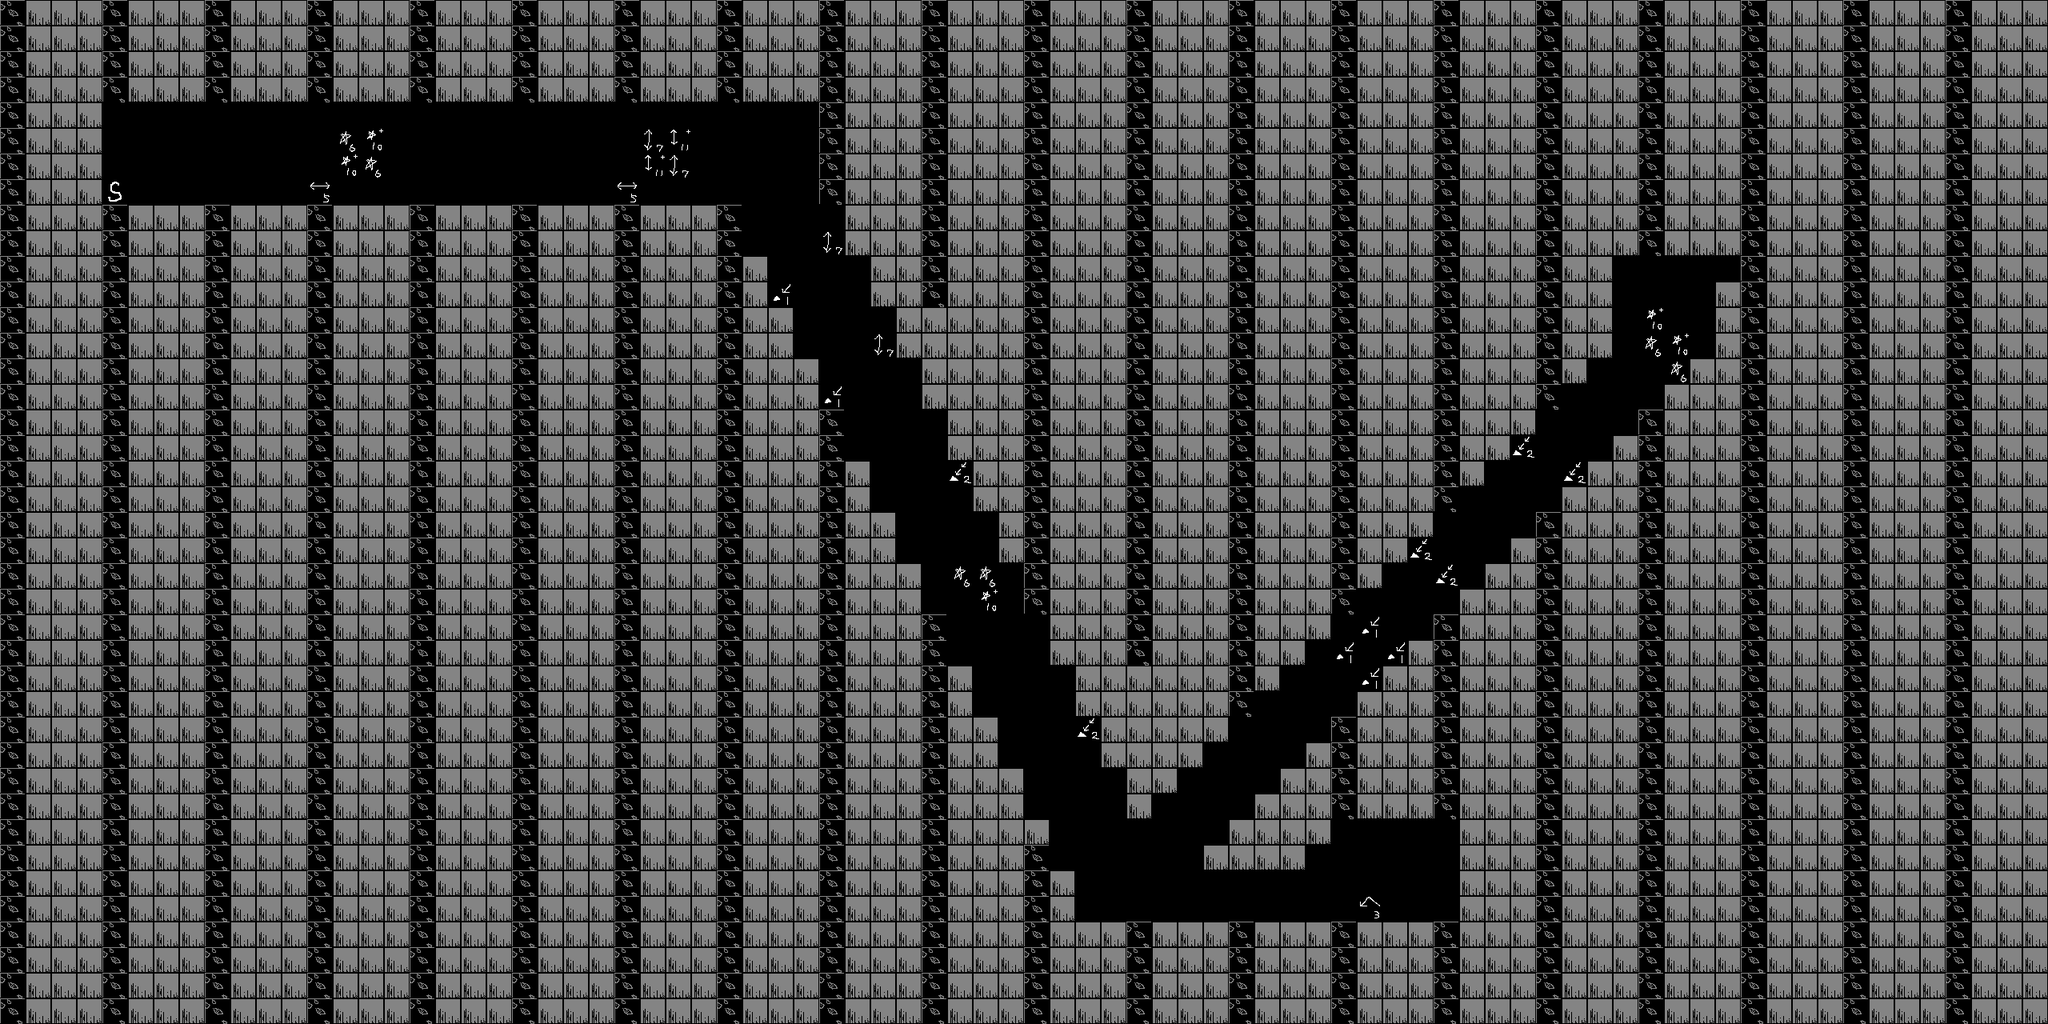

This is a level from a 2D game, rendered from its Tiled map with the project's own tilesets. A one-line summary and the map file follow, with tile-layer data summarised:
An orthogonal 80x40 tile map with 32x32 px tiles, 2 tile layers (ground, chara).

<map version="1.0" orientation="orthogonal" width="80" height="40" tilewidth="32" tileheight="32">
 <tileset firstgid="1" name="map" tilewidth="32" tileheight="32">
  <image source="map.png" trans="ff00ff" width="256" height="256" />
  <terraintypes>
   <terrain name="�������Ϸ�" tile="-1" />
  </terraintypes>
 </tileset>
 <layer name="ground" width="80" height="40">
  <data>[3200 cells, 2849 non-empty, 2 distinct tile ids]</data>
 </layer>
 <layer name="chara" width="80" height="40">
  <data>[3200 cells, 33 non-empty, 9 distinct tile ids]</data>
 </layer>
</map>
